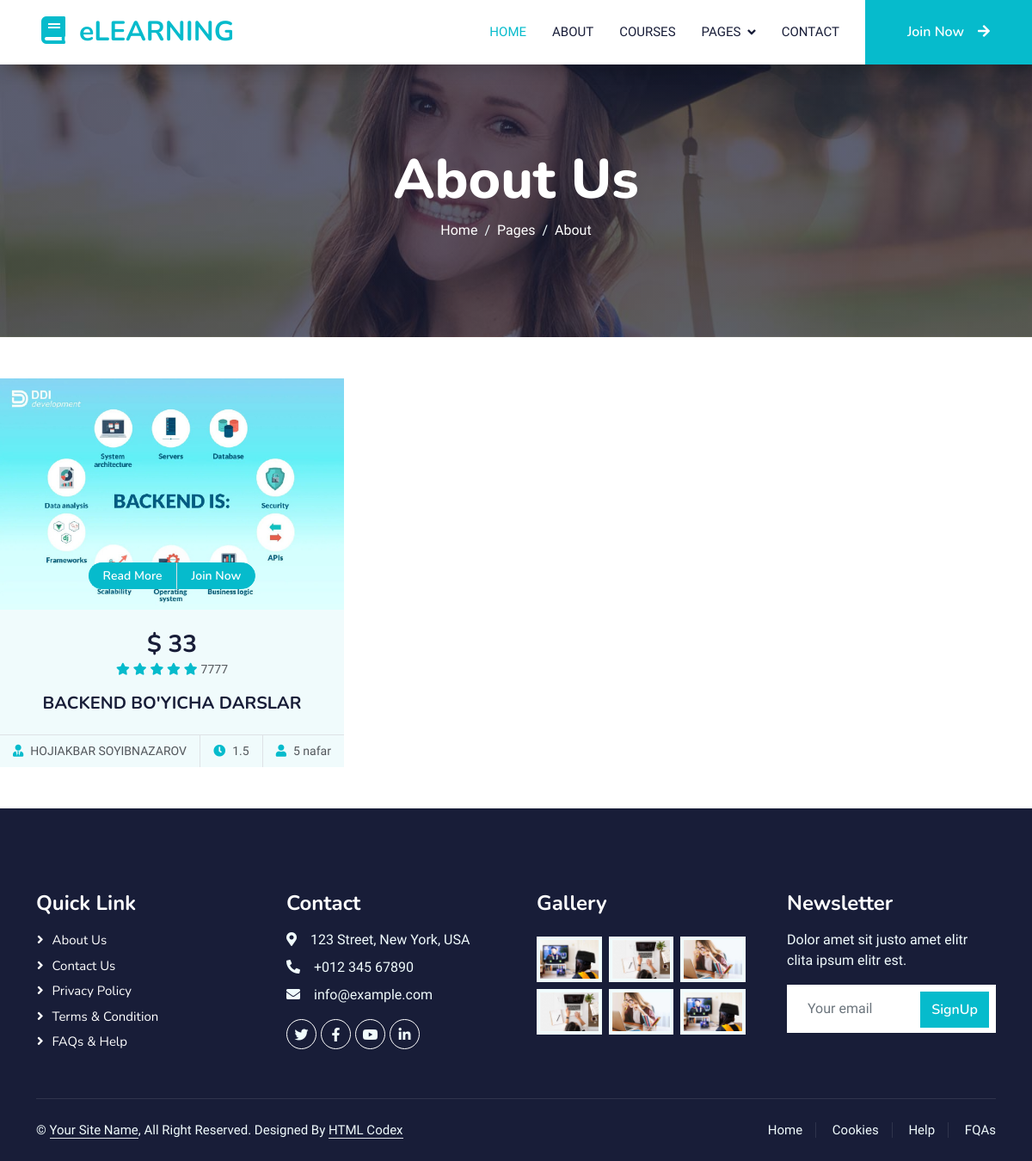
Page /cours/1 on the committed database.
### blog/models.py (models this page shows, shortened)
class Cour(models.Model):
    name = models.CharField(max_length=200)
    bio = models.TextField()
    img = models.ImageField(upload_to="courses/img")
    price = models.IntegerField()
    time = models.FloatField()
    std = models.TextField()
    nub = models.IntegerField()

### blog/views.py (the view)
# urls.py: path('cours/<int:id>', coursdetailview, name='coursDetail'),
def coursdetailview(request,id):
    try:
        cours=Cour.objects.get(id=id)
        context = {
            "cours":cours
        }
    except cours.DoesNotExist:
        raise Http404("No cours found")
    return render(request,"cours_detail.html",context=context)

### template/cours_detail.html
{% extends 'base.html' %}
{% load static %}
{% block content %}
 <div class="col-lg-4 col-md-6 wow fadeInUp" data-wow-delay="0.1s">
                    <div class="course-item bg-light">
                        <div class="position-relative overflow-hidden">
                            <img class="img-fluid" src={{cours.img.url}} alt="">
                            <div class="w-100 d-flex justify-content-center position-absolute bottom-0 start-0 mb-4">
                                <a href="#" class="flex-shrink-0 btn btn-sm btn-primary px-3 border-end" style="border-radius: 30px 0 0 30px;">Read More</a>
                                <a href="#" class="flex-shrink-0 btn btn-sm btn-primary px-3" style="border-radius: 0 30px 30px 0;">Join Now</a>
                            </div>
                        </div>
                        <div class="text-center p-4 pb-0">
                            <h3 class="mb-0">$ {{cours.price}}</h3>
                            <div class="mb-3">
                                <small class="fa fa-star text-primary"></small>
                                <small class="fa fa-star text-primary"></small>
                                <small class="fa fa-star text-primary"></small>
                                <small class="fa fa-star text-primary"></small>
                                <small class="fa fa-star text-primary"></small>
                                <small>{{cours.nub}}</small>
                            </div>
                            <h5 class="mb-4">{{cours.bio}}</h5>
                        </div>
                        <div class="d-flex border-top">
                            <small class="flex-fill text-center border-end py-2"><i class="fa fa-user-tie text-primary me-2"></i>{{cours.name}}</small>
                            <small class="flex-fill text-center border-end py-2"><i class="fa fa-clock text-primary me-2"></i>{{cours.time}}</small>
                            <small class="flex-fill text-center py-2"><i class="fa fa-user text-primary me-2"></i>{{cours.std}}</small>
                        </div>
                    </div>
                </div>
{% endblock content %}

### static/css/style.css (style rules this page uses)
:root { --primary: #06BBCC; --light: #F0FBFC; --dark: #181d38; }
.btn { font-family: 'Nunito', sans-serif; font-weight: 600; transition: .5s; }
.btn.btn-primary, .btn.btn-secondary { color: #FFFFFF; }
.category img, .course-item img { transition: .5s; }

### template/base.html (style rules this page uses)
:root { --primary: #06BBCC; --light: #F0FBFC; --dark: #181d38; }
.btn { font-family: 'Nunito', sans-serif; font-weight: 600; transition: .5s; }
.btn.btn-primary, .btn.btn-secondary { color: #FFFFFF; }
.category img, .course-item img { transition: .5s; }

### rows in the picture
Cour: img (picture), price "33", nub "7777", bio "BACKEND BO'YICHA DARSLAR", name "HOJIAKBAR SOYIBNAZAROV", time "1.5", std "5 nafar"
